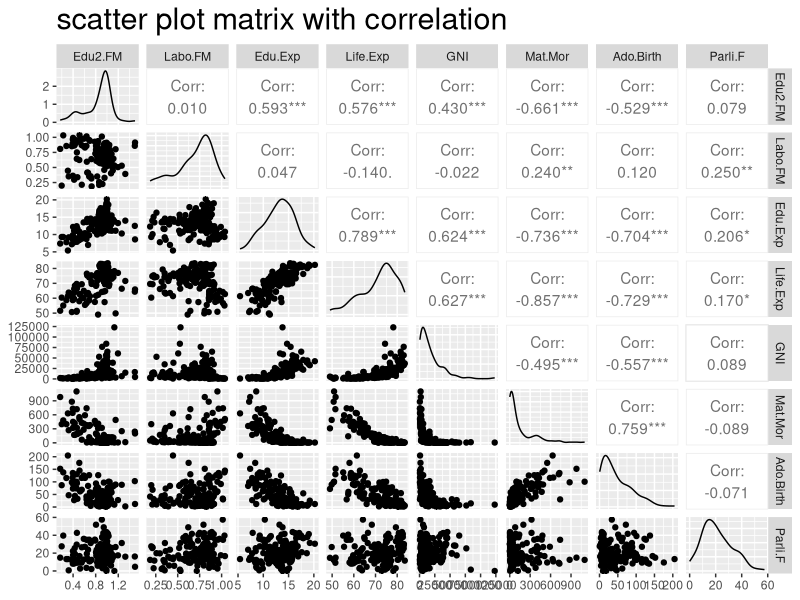
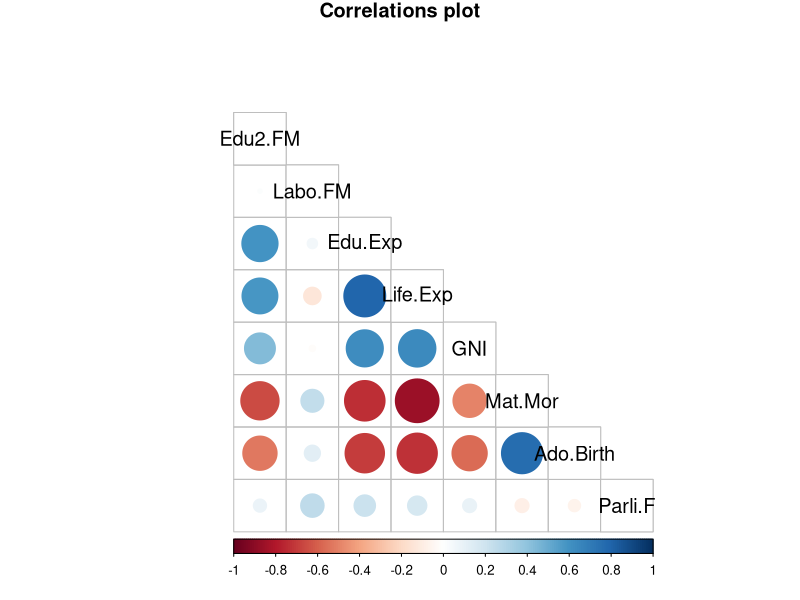
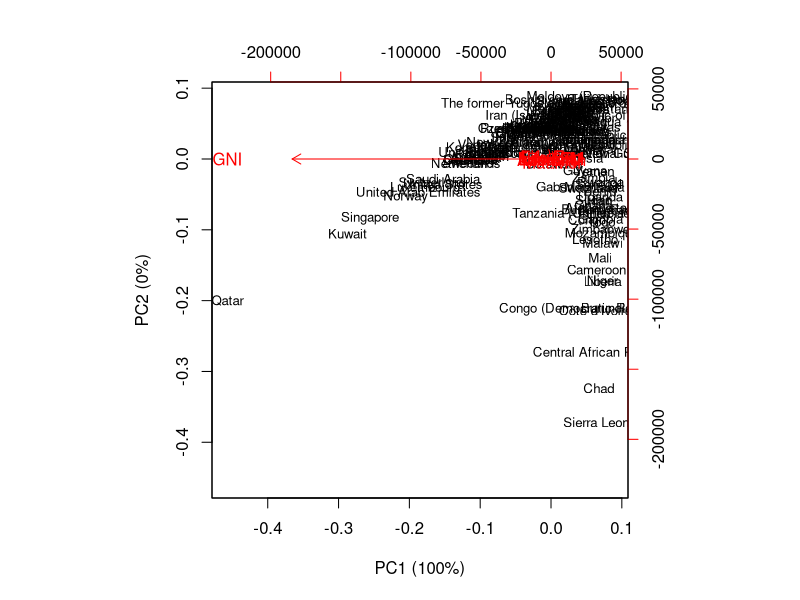
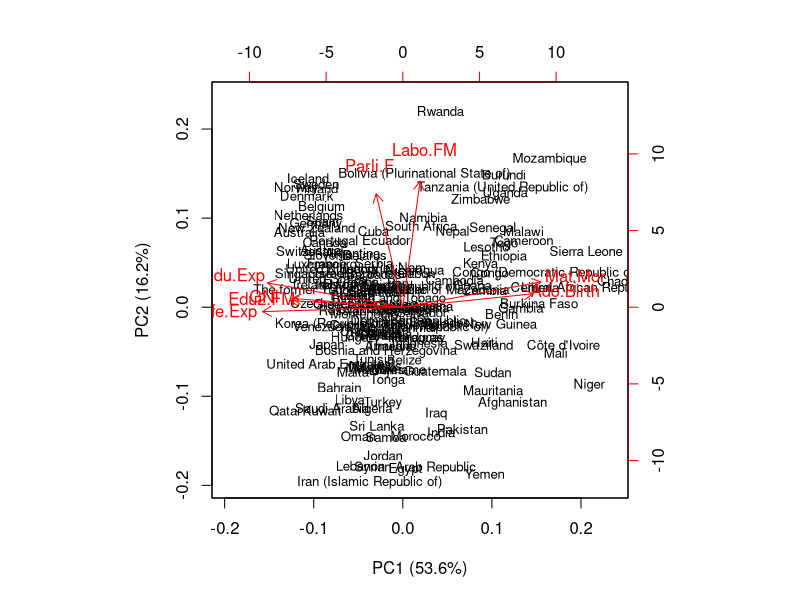

These figures' R source, in order:
## ---- chunk 1
#install.packages("FactoMineR")
library(GGally)
library(ggplot2)
library(tidyr)
library(dplyr)
library(corrplot)
library(ggpubr)
library(magrittr)
library(boot)
library(knitr)
library(kableExtra)
library(FactoMineR)
## ---- chunk 2
human<-read.table("data/human.csv")
str(human)
dim(human)

## ---- chunk 3
human_summary= do.call(cbind, lapply(human, summary))

kable(human_summary,"html", caption="human data summary table") %>%   kable_styling(bootstrap_options ="condensed",  font_size = 14, full_width = F) %>% column_spec(1:1, bold = T,color = "white", background = "green") %>% row_spec(0, bold = T,  color = "white", background = "green")

## ---- chunk 4

p1=ggpairs(human,title="scatter plot matrix with correlation") 
p1 + theme(plot.title = element_text(size = rel(2)))

## ---- chunk 5

cor_matrix<-cor(human) %>% round(digits=2)

# visualize the correlation matrix

corrplot(cor_matrix, method="circle", type = "lower", cl.pos = "b", tl.col="black", tl.pos = "d", tl.cex = 1.2,title="Correlations plot",mar=c(0,0,1,0))
## ---- chunk 6
pca_human_no_standard <- prcomp(human)
pca_human_no_standard

s_no_standard=summary(pca_human_no_standard)

pca_pr_no_standard <- round(100*s_no_standard$importance[2, ], digits = 1)
pc_lab_no_standard=paste0(names(pca_pr_no_standard), " (", pca_pr_no_standard, "%)")

biplot(pca_human_no_standard, cex = c(0.8, 1), col = c("black", "red"), xlab = pc_lab_no_standard[1], ylab = pc_lab_no_standard[2])
## ---- chunk 7
pca_human_standard <- prcomp(human,scale. = TRUE)
pca_human_standard
s_standard=summary(pca_human_standard)

pca_pr_standard <- round(100*s_standard$importance[2, ], digits = 1)

pc_lab_standard=paste0(names(pca_pr_standard), " (", pca_pr_standard, "%)")

biplot(pca_human_standard, cex = c(0.8, 1), col = c("black", "red"), xlab = pc_lab_standard[1], ylab = pc_lab_standard[2])
## ---- chunk 8
data("tea")
str(tea)
dim(tea)
#g1<-gather(tea) %>% ggplot(aes(value)) + facet_wrap("key", scales = "free") 
#g1+ geom_bar() + theme(axis.text.x = element_text(angle = 45, hjust = 1, size = 8))

summary(tea)
